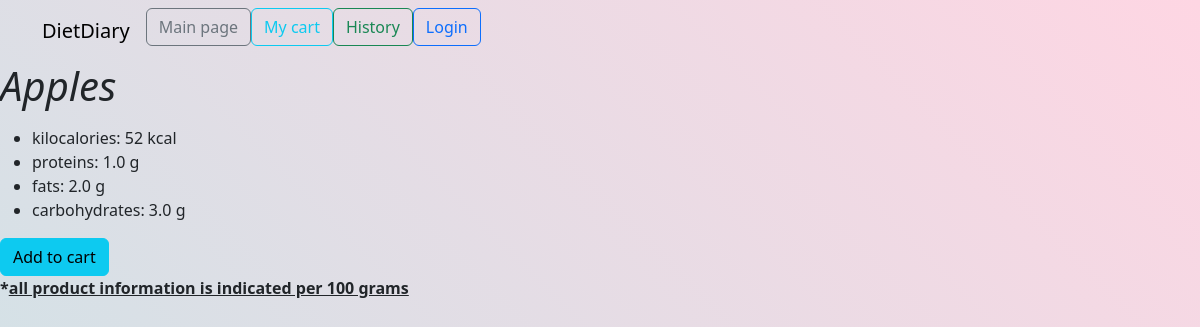
The page /diet_diary/product_view/1 on the database its author committed.
### diet_diary/models.py (models this page shows, shortened)
class Product(models.Model):
    name = models.CharField(max_length=100)
    category = models.ForeignKey(Category, on_delete=models.CASCADE, related_name='products')
    kcal = models.IntegerField(default=0.0)
    proteins = models.FloatField(default=0.0)
    fats = models.FloatField(default=0.0)
    carbohydrates = models.FloatField(default=0.0)

### diet_diary/views.py (the view)
# urls.py: path('product_view/<int:product_id>', views.product_view, name='product_view'),
def product_view(request, product_id: int):
    return render(request, 'diet_diary/product_view.html', {
        'product': get_object_or_404(Product, id=product_id),
    })

### diet_diary/templates/diet_diary/product_view.html (shortened to what this page needs)
{% extends 'diet_diary/base.html' %}
{% block body %}
<h1><p><em>{{product.name}}</em></p></h1>
<body bgcolor="D8BFD8">
<ul>
    <li>
        kilocalories: {{product.kcal}} kcal
    </li>
     <li>
        proteins: {{product.proteins}} g
    </li>
     <li>
        fats: {{product.fats}} g
    </li>
     <li>
        carbohydrates: {{product.carbohydrates}} g
    </li>
</ul>
<form action="{% url 'diet_diary:add_to_cart' %}" method="post">
    <input type="submit" value="Add to cart" class="btn btn-info">
</form>
<p><strong>*<ins>all product information is indicated per 100 grams</ins> </strong></p>
</body>
{% endblock %}

### diet_diary/templates/diet_diary/base.html (style rules this page uses)
body { height: 2000px; background: linear-gradient(45deg, #a8edea, #fed6e3); }

### rows shown on the page
Product: name "Apples", kcal "52", proteins "1.0", fats "2.0", carbohydrates "3.0"
